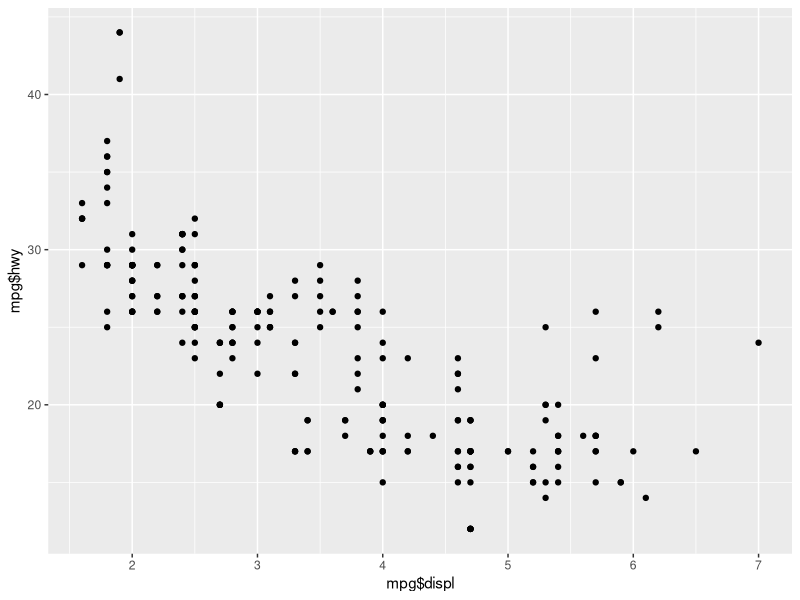
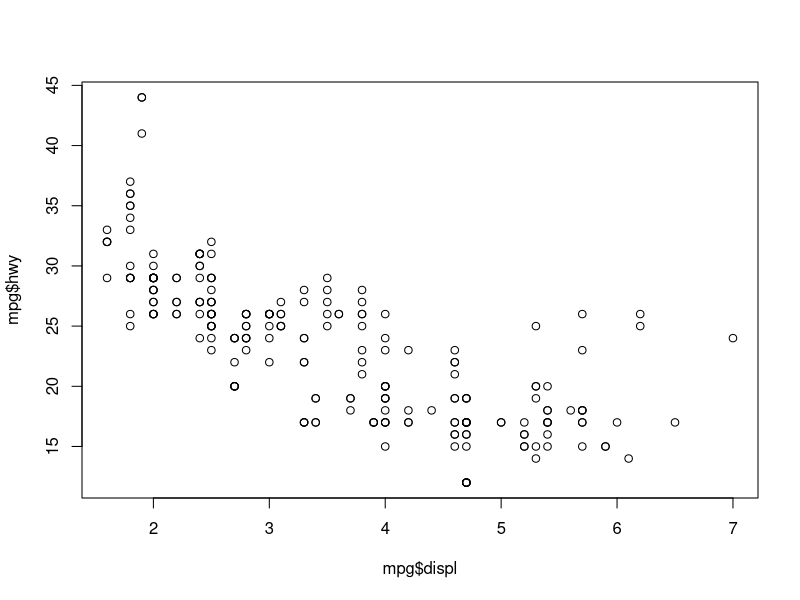
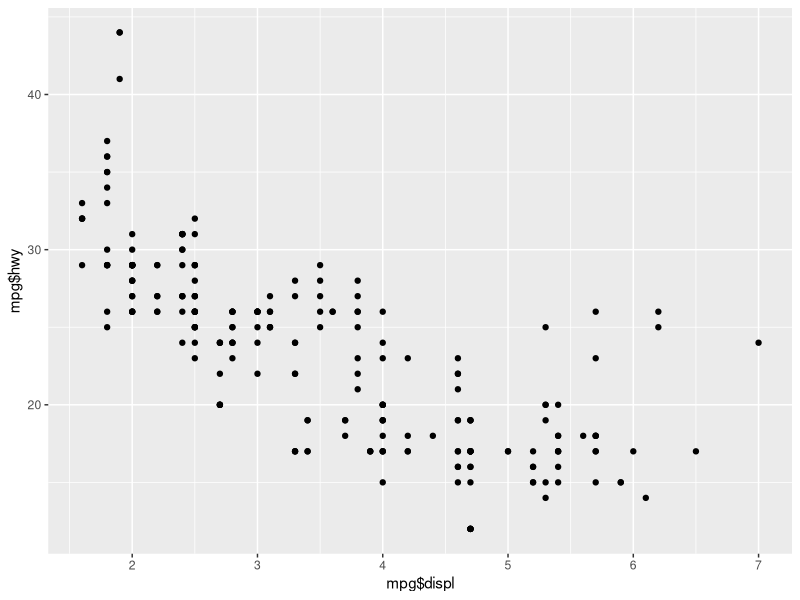
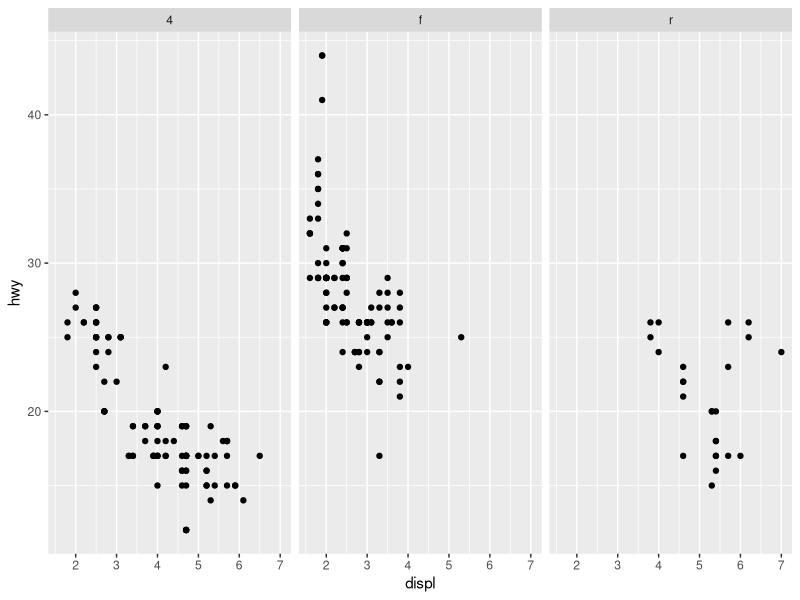
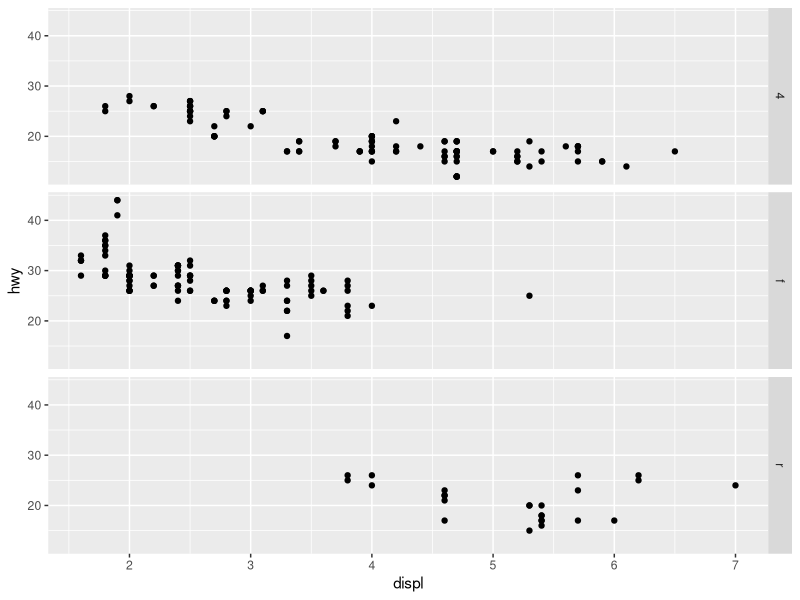
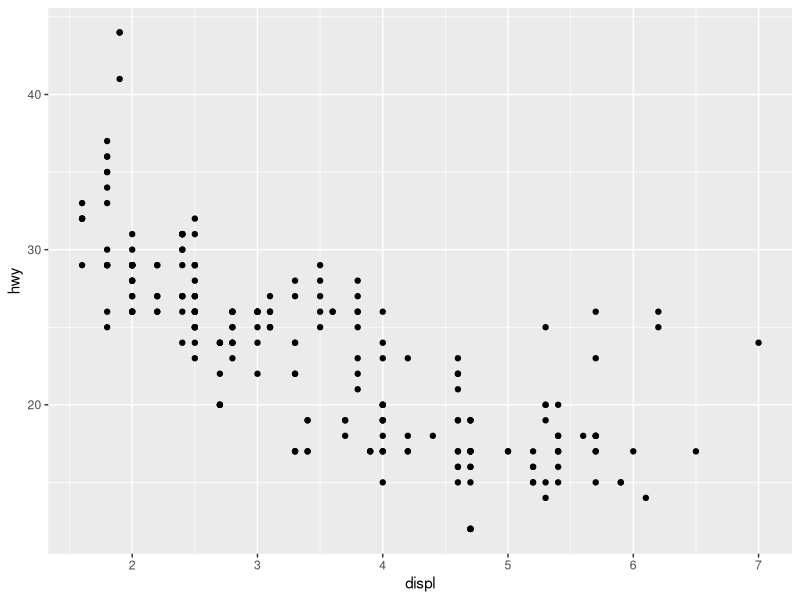
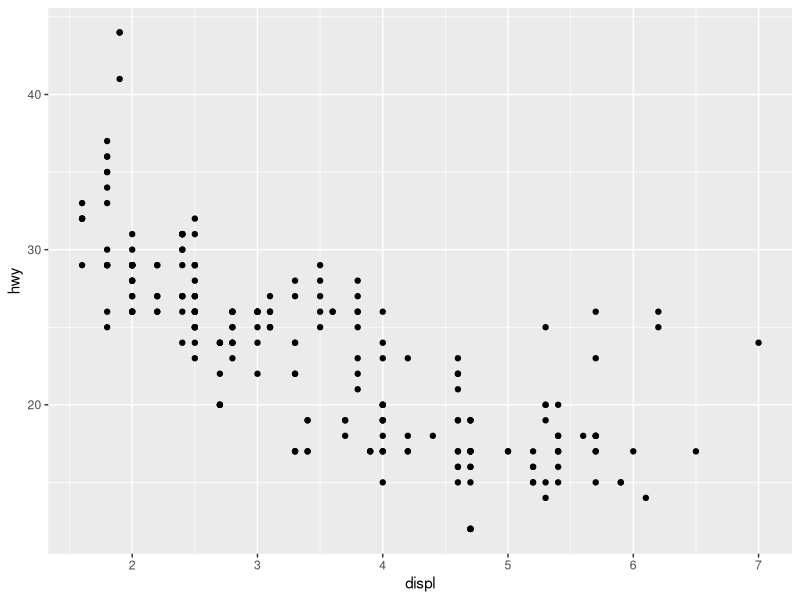
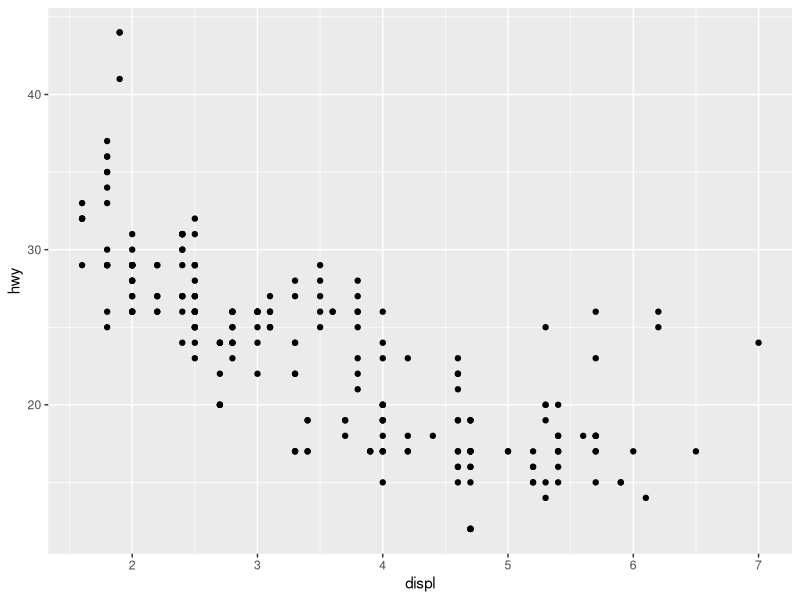

These charts were generated, in order, by the following R code:


rm(list=ls())
#----------------------------------------------------------------------------
#----------------------------------------------------------------------------
# ggplot()
#----------------------------------------------------------------------------
#----------------------------------------------------------------------------
library(ggplot2)
?ggplot()

data(diamonds)
data(longley)
?longley
?qplot


# testa ggplot:
data(mpg)
?mpg



# Quick plot:
qplot(x = mpg$displ, y = mpg$hwy)
# compare:
plot(x = mpg$displ, y = mpg$hwy)


qplot(x = mpg$displ, y = mpg$hwy,geom = "point")

qplot(displ, hwy, data=mpg, facets=.~drv)
qplot(displ, hwy, data=mpg, facets=drv~.)

# How to do this the "correct" way
class(mpg)

ggplot(data = mpg, aes(x = displ, y = hwy)) + geom_point()
# or
p <- ggplot(data = mpg) + aes(x = displ,y = hwy) + geom_point()
p
# samma som 
print(p)

# kolla 
class(p)
str(p)
summary(p)


# lägg til regressionslinje
p + geom_smooth(method="lm",se=FALSE)
p + geom_smooth(se=FALSE)


# dela upp data i subplots:
p + facet_grid(.~drv)

p + geom_smooth(method="lm",se=FALSE) + facet_grid(.~drv)

p + geom_smooth(method="lm",se=FALSE) + facet_grid(drv~.)

p + geom_smooth(method="loess",se=FALSE) + facet_grid(.~drv)

# För lite data för alla celler
p + facet_grid(fl~drv)


# alt:
?facet_wrap()
head(mpg)
p + facet_wrap(.~drv)
p + facet_wrap(drv~.)
# jämför:
p + facet_grid(cyl~drv)
p + facet_wrap(cyl~drv)

p + facet_grid(fl~drv)
p + facet_wrap(fl~drv)




# Använda andra aestetics:
ggplot(data = mpg, mapping = aes(x = displ,y = hwy)) + 
  geom_point(color="steelblue") +
  geom_smooth(method="lm")


ggplot(data = mpg, mapping = aes(x = displ,y = hwy)) + 
  geom_point(color=10) +
  geom_smooth(method="lm")

ggplot(data = mpg, aes(displ,hwy)) + 
  geom_point(color="green", size=3, alpha=0.1) +
  geom_smooth(method="lm")


# Använda färg och form som aestetic
ggplot(data = mpg, aes(x = displ, y = hwy)) + 
  geom_point(aes(color=drv),size=3)
  
# bestämma färger manuellt:
ggplot(data = mpg, aes(x = displ, y = hwy)) + 
  geom_point(aes(color=drv),size=3) + 
  scale_colour_manual(values = c("red","brown","blue"))
  


ggplot(data = mpg, aes(displ,hwy)) + 
  geom_point(aes(shape=drv),size=2) + 
  xlab("Displacement") + 
  ylab("Highway miles")+ggtitle("Plot")

ggplot(data = mpg, aes(displ,hwy)) + 
  geom_point(aes(shape=drv, color=as.factor(cyl)),size=2) + 
  xlab("Displacement") + 
  ylab("Highway miles")+ggtitle("Plot")


# Styra x labels och y labels


# Linjegrafer
library(ggplot2)
#install.packages("ggthemes")
library(ggthemes)

data(Nile)
Nile2 <- (data.frame(Nile) )
class(Nile2)
colnames(Nile2) <- "level"
Nile2$years <- 1871:1970
Nile2$period <- "- 1900" 
Nile2$period[Nile2$years >= 1900] <- "1900 - 1928"
Nile2$period[Nile2$years >= 1929] <- "1929 - 1946"
Nile2$period[Nile2$years > 1946] <- "1946 + " 
Nile2$period <- as.factor(Nile2$period)

head(Nile2)

table(Nile2$period)

ggplot(data=Nile2) + aes(x=years, y=level) + geom_line()

ggplot(data=Nile2) + aes(x=years, y=level) + 
  geom_line(aes(color = period)) + scale_color_colorblind()

ggplot(data=Nile2) + aes(x=years, y=level) + 
  geom_line(aes(linetype = period))

ggplot(data=Nile2) + aes(x=years, y=level) + geom_line(aes(linetype = period))

# Teman
ggplot(data=Nile2) + 
  aes(x=years, y=level, color = period) + 
  geom_line(aes(linetype = period)) + 
  theme_bw()

ggplot(data=Nile2) + 
  aes(x=years, y=level, color = period) + 
  geom_line(aes(linetype = period)) + 
  theme_dark()



ggplot(data=Nile2) + 
  aes(x=years, y=level, color = period) + 
  geom_line(aes(linetype = period)) + 
  theme_economist()

ggplot(data=Nile2) + 
  aes(x=years, y=level, color = period) + 
  geom_line(aes(linetype = period)) + 
  theme_excel()



# Longley data:

data(longley)
ggplot(data=longley) + aes(Year, GNP.deflator) + geom_line()
ggplot(data=longley) + aes(Year, GNP.deflator) + geom_line()+geom_smooth()

# ggplot och histgram:
data(chickwts)
head(chickwts)
table(chickwts$feed)
dim(chickwts)
a0 <- ggplot(data=chickwts, aes(x=weight))
a <- a0 + geom_histogram(binwidth = 20)
a
a <- a + facet_grid(.~feed)
a

a0 + geom_histogram(binwidth = 30)+ facet_grid(.~feed)

# boxplot

ggplot(data = chickwts,aes(y = weight))+geom_boxplot()

ggplot(data = chickwts,aes(x = feed,y = weight))+geom_boxplot()




#----------------------------------------------------------------------------
#----------------------------------------------------------------------------
# statistik, tester mm
#----------------------------------------------------------------------------
#----------------------------------------------------------------------------

rm(list=ls())
# cov() och cor()
data("trees")
head(trees)
summary(trees)

var(trees$Girth)
var(trees$Height)

cov(trees$Girth,trees$Height)

cov(trees)

cor(trees$Girth,trees$Height)

cor(trees)

?cor.test
cor.test(x = trees$Girth,y = trees$Height)
a<-cor.test(x = trees$Girth,y = trees$Height)
str(a)
a
a$statistic
a$p.value
a$estimate
a$conf.int
a$conf.int[1]

# t.test:

# trees data:

# vi vill testa om höjden är skild från 73 feet
b<-t.test(x = trees$Height,alternative = "two.sided",mu = 73)
b
b$statistic
b$p.value
b$conf.int

# vi vill testa om höjden är större än 73 feet

b<-t.test(x = trees$Height,alternative = "greater",mu = 73)
b

b$statistic

b$p.value

round(b$p.value,3)

# beräkan KI för alla variabler i trees
head(trees)
# två gränser för KI och tre variabler i trees
A<-matrix(0,2,3)
A

for(i in 1:3){
  temp<-t.test(x = trees[,i],conf.level = 0.99)
  A[,i]<-temp$conf
}
colnames(A)<-colnames(trees)
rownames(A)<-c("lower","upper")
A






#----------------------------------------------------------------------------
#----------------------------------------------------------------------------
# Frivillig fördjupning: Linjär regression
#----------------------------------------------------------------------------
#----------------------------------------------------------------------------
?lm

data("trees")
# Run linear model
x <- lm(formula = Volume ~ Girth, data = trees)
class(x)
print(x)
x
summary(x)
anova(x)
plot(x)

x <- lm(formula = Volume ~ -1 + Girth, data = trees)

coef(x)
predict(x)
resid(x)

ggplot(data = data.frame(Volume = trees$Volume,  Girth = trees$Girth)) + 
  aes(x = Volume, y = Girth) +
  geom_point()

x <- lm(formula = Volume ~ ., data = trees)

x <- lm(formula = Volume ~ Girth + Height, data = trees)
print(x)
x
summary(x)
anova(x)
plot(x)

coef(x)
predict(x)
str(x)



